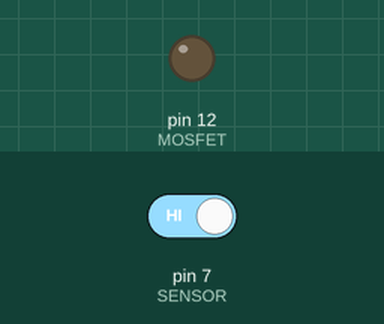
This sketch was run on a simulated Arduino Uno, built with avr-gcc and run on an emulated ATmega328P. On the bench: output pins drawn as LEDs (lit = HIGH). The test bench sets the inputs (shaded band); at power-on: pin 7 (SENSOR) HIGH.

Above: at 1.2 s.
1.3 s: pin 7 (SENSOR) driven LOW
At 1.9 s:
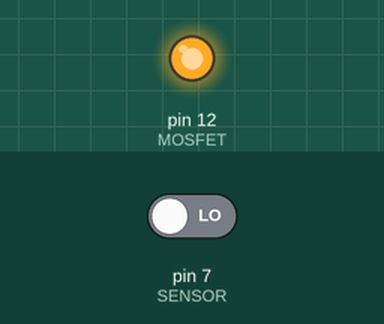
2.8 s: pin 7 (SENSOR) driven HIGH
At 3.9 s:
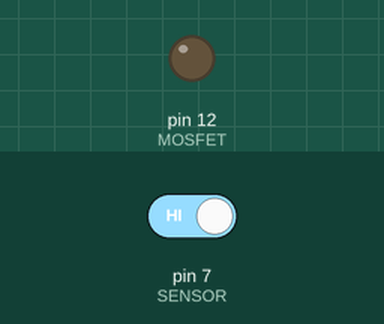
Timing chart, 0 to 5.8 s (numbered marks = the images above; inputs shaded):
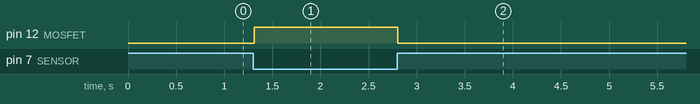

The sketch:

EB_proto_v1.ino
```cpp
// When Hall sensor detects LOW, MOSFET turns ON

const int MOSFET = 12;
const int SENSOR = 7;

bool hall = 0;

void setup(){
  pinMode(MOSFET, OUTPUT);
  pinMode(SENSOR, INPUT);
//  Serial.begin(9600);
}
void loop(){
  hall = digitalRead(SENSOR);

  if (hall == LOW){
    delay(10);
    digitalWrite(MOSFET, HIGH);
  }
  else{
    digitalWrite(MOSFET, LOW);
  }
}
```

Measured:
- after the input at 1.3 s, pin 12 (MOSFET): LOW → HIGH at once
- after the input at 2.8 s, pin 12 (MOSFET): HIGH → LOW at once
